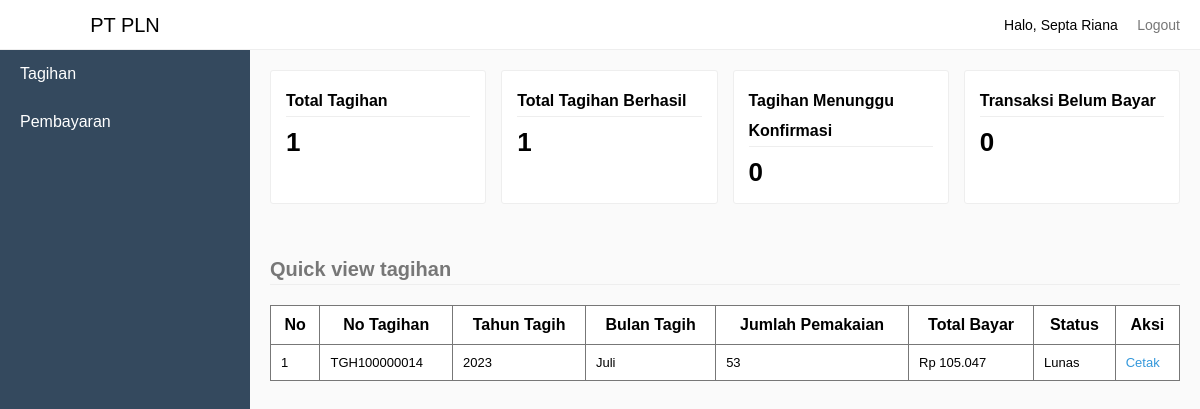
/index.php?pages=home-pelanggan (signed in), run on the app's committed database.
### tables this page shows
CREATE TABLE `tb_tagihan` (
  `KodeTagihan` int(11) NOT NULL,
  `NoTagihan` varchar(100) NOT NULL,
  `NoPelanggan` varchar(100) NOT NULL,
  `TahunTagih` int(20) NOT NULL,
  `BulanTagih` varchar(20) NOT NULL,
  `JumlahPemakaian` varchar(100) NOT NULL,
  `TotalBayar` double(10,0) NOT NULL,
  `Status` varchar(10) NOT NULL
);

### sources/pelanggan/home.php (the view, shortened to what this page needs)
<?php
	require_once "sources/maintemplate/header.php";
	$NoPelanggan = $data['Username'];
?>
<div class="information-card">
	<div class="card">
		<div class="card-body">
			<span>Total Tagihan</span>
			<h1 class="count">
			<?php
				$selectQuery = mysqli_query($connect, "SELECT * FROM tb_tagihan WHERE NoPelanggan = '$NoPelanggan'");
				if(mysqli_num_rows($selectQuery) > 0) {
					echo mysqli_num_rows($selectQuery);
				} else {
					echo "0";
				}
			?>
			</h1>
		</div>
	</div>
	<div class="card">
		<div class="card-body">
			<span>Total Tagihan Berhasil</span>
			<h1 class="count">
			<?php
				$selectQuery = mysqli_query($connect, "SELECT * FROM tb_tagihan WHERE NoPelanggan='$NoPelanggan' AND Status='2'");
				if(mysqli_num_rows($selectQuery) > 0) {
					echo mysqli_num_rows($selectQuery);
				} else {
					echo "0";
				}
			?>
			</h1>
		</div>
	</div>
	<div class="card">
		<div class="card-body">
			<span>Tagihan Menunggu Konfirmasi</span>
			<h1 class="count">
			<?php
				$selectQuery = mysqli_query($connect, "SELECT * FROM tb_tagihan WHERE NoPelanggan='$NoPelanggan' AND Status='1'");
				if(mysqli_num_rows($selectQuery) > 0) {
					echo mysqli_num_rows($selectQuery);
				} else {
					echo "0";
				}
			?>
			</h1>
		</div>
	</div>
	<div class="card">
		<div class="card-body">
			<span>Transaksi Belum Bayar</span>
			<h1 class="count">
			<?php
				$selectQuery = mysqli_query($connect, "SELECT * FROM tb_tagihan WHERE NoPelanggan='$NoPelanggan' AND Status='0'");
				if(mysqli_num_rows($selectQuery) > 0) {
					echo mysqli_num_rows($selectQuery);
				} else {
					echo "0";
				}
			?>
			</h1>
		</div>
	</div>
</div>
<?php
	$NoPelanggan = $data['Username'];
	$selectTagihan = mysqli_query($connect, "SELECT * FROM tb_tagihan WHERE NoPelanggan='$NoPelanggan' ORDER BY KodeTagihan DESC");
	if(mysqli_num_rows($selectTagihan) > 0) {
?>
<legend>Quick view tagihan</legend>
<table style="border-collapse: collapse;" border="1">
	<tr>
		<th>No</th>
		<th>No Tagihan</th>
		<th>Tahun Tagih</th>
		<th>Bulan Tagih</th>
		<th>Jumlah Pemakaian</th>
		<th>Total Bayar</th>
		<th>Status</th>
		<th>Aksi</th>
	</tr>
	<?php
		$No = 1;
		while($row = mysqli_fetch_assoc($selectTagihan)) {
	?>
	<tr>
		<td><?php echo $No; ?></td>
		<td><?php echo $row['NoTagihan']; ?></td>
		<td><?php echo $row['TahunTagih']; ?></td>
		<td>
			<?php
				$bulan = [
					1 => 'Januari',
					2 => 'Februari',
					3 => 'Maret',
					4 => 'April',
					5 => 'Mei',
					6 => 'Juni',
					7 => 'Juli',
					8 => 'Agustus',
					9 => 'September',
					10 => 'Oktober',
					11 => 'November',
					12 => 'Desember',
				];
				echo $bulan[$row['BulanTagih']];
			?>
		</td>
		<td><?php echo $row['JumlahPemakaian']; ?></td>
		<td><?php echo "Rp ".number_format($row['TotalBayar'], 0, '', '.'); ?></td>
		<td>
			<?php
				if($row['Status'] == 0) {
					echo "Menunggu Pembayaran";
				} else if($row['Status'] == 1) {
					echo "Menunggu Konfirmasi";
				} else {
					echo "Lunas";
				}
			?>
		</td>
		<td>
			<a href="index.php?pages=cetaktagihan&amp;NoPelanggan=<?php echo $row['NoPelanggan']; ?>&amp;NoTagihan=<?php echo $row['NoTagihan']; ?>">Cetak</a>
		</td>
	</tr>
	<?php
			$No++;
		}
	?>
</table>
<?php
	} else {
		echo "Data Tagihan Tidak ada";
	}
	require_once "sources/maintemplate/footer.php";
?>

### sources/maintemplate/header.php (shortened to what this page needs)
<!DOCTYPE html>
<html>
<head>
	<link rel="stylesheet" type="text/css" href="assets/style.css">
</head>
<body>
	<div class="navbar">
		<div class="pull-right">
			<li class="loggedAs">Halo, <?php echo $data['NamaLengkap']; ?></li>
			<li><a href="index.php?process=logout">Logout</a></li>
		</div>
	</div>
	<div class="sidebar">
		<li class="brand">
			<?php
				if($data['Level'] == "Pelanggan") {
					echo '<a href="index.php?pages=home-pelanggan">PT PLN</a>';
				} else if($data['Level'] == "Petugas") {
					echo '<a href="index.php?pages=home-petugas">PT PLN</a>';
				} else {
					echo '<a href="index.php?pages=home-admin">PT PLN</a>';
				}
			?>
		</li>
		<?php
			if($data['Level'] == "Pelanggan" || $data['Level'] == "Petugas") {
		?>
		<li><a href="index.php?pages=tagihan" <?php echo $_GET['pages'] == "tagihan" ? 'class="active"': ''; ?>>Tagihan</a></li>
		<li><a href="index.php?pages=pembayaran" <?php echo $_GET['pages'] == "pembayaran" ? 'class="active"': ''; ?>>Pembayaran</a></li>
		<?php
			}
		?>
	</div>
	<div class="content">

### assets/style.css (style rules this page uses)
* { padding:0; margin:0; box-sizing: border-box; font-family: sans-serif; }
legend { border-bottom: 1px solid #eee; line-height: 30px; margin-bottom: 20px; font-size: 20px; font-weight: bold; color: #777; }
body { background-color: #fafafa; }
li { list-style: none; }
table { border-collapse: collapse; border: 1px solid #777; width:100%; background-color: #fff; margin-bottom: 20px; }
table td { font-size: 13px; }
table tr > td:last-child a { text-decoration: none; }
table tr > td:last-child a:last-child { color: #E74C3C; }
table tr > td:last-child a:first-child { color: #3498DB; }
table td, th { border: 1px solid #777; padding: 10px; }
.navbar { height: 50px; background-color: #fff; border-bottom: 1px solid #eee; line-height: 50px; padding:0 20px; position: fixed; width:100%; top:0; z-index: 1; }
.navbar li { display: inline-block; }
.navbar .loggedAs { font-size: 14px; display: inline-block; }
.navbar li > a { padding-left:15px; text-decoration: none; color: #777; font-size: 14px; }
.pull-right { float:right; }
.sidebar { background-color: #34495E; width:250px; height:100%; position: fixed; top:0; left:0; z-index:2; }
.sidebar .brand { height:50px; background-color: #fff; border-bottom: 1px solid #eee; line-height: 20px; text-align: center; font-size: 20px; }
.sidebar .brand a { padding: 15px 20px; display: block; color: #000; text-decoration: none; }
.sidebar li:not(.brand) > a { padding: 15px 20px; display: block; color: #fff; text-decoration: none; }
div.content { margin-left:270px; margin-top: 70px; margin-right:20px; }
div.content .card { margin-bottom: 50px; }
div.information-card { display: flex; }
div.information-card .card { width:25%; margin-right:15px; }
div.information-card .card:last-child { margin-right: 0px; }
div.card { background-color: #fff; border: 1px solid #eee; border-radius: 3px; }
div.card-body { padding: 15px; }
div.information-card span { font-weight: bold; font-size: 16px; display: block; border-bottom: 1px solid #eee; line-height: 30px; margin-bottom: 10px; }
div.information-card .count { font-size: 26px; font-weight: bold; }

### data on the page
tb_tagihan: NoTagihan "TGH100000014", TahunTagih "2023", BulanTagih "Juli", JumlahPemakaian "53", TotalBayar "105.047", Status "Lunas"

### other printed values
$data['NamaLengkap'] "Septa Riana"
mysqli_num_rows($selectQuery) "1"
